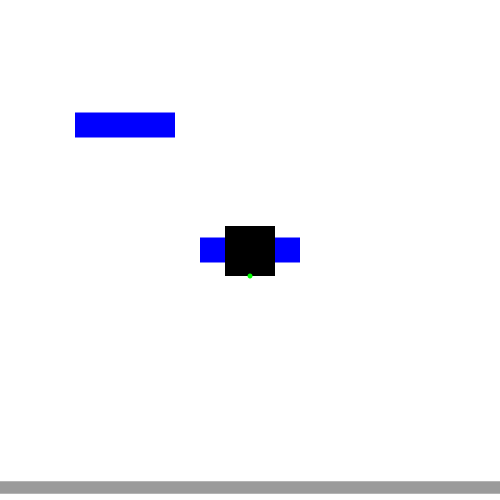
Frame 1 (no input)
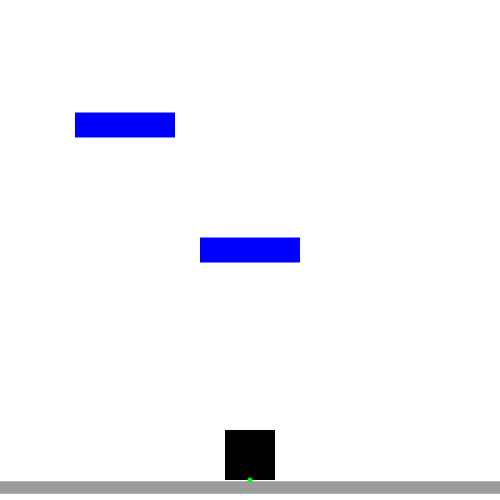
Frame 60 (the mouse pressed at the canvas centre just before this capture)
Frame 120 (the mouse held since frame 60 and released just before this capture): identical to frame 60, image omitted

The Processing sketch that drew these frames (run headless with seeded random() and noise(); from frame 60 on, the mouse is pressed at the canvas centre):

// Processing sketch: platform_collision
// ── platform_collision.pde
float gravity = 1;
float terminalV = 20;
Square s;
Platform p1, p2;

void setup() {
  size(500,500);
  rectMode(CENTER);
  s = new Square();
  p1 = new Platform(width/2,height/2);
  p2 = new Platform(width/4,height/4);
}
void draw() {
  background(255);
  noStroke();
  fill(155);
  rect(width/2,height-12.5,width,12.5);
  p1.display();
  p2.display();
  s.display();
}

void keyPressed() {
  if (keyCode == UP) {
    s.speedy = -20;
    s.collided = false;
  }
  if (keyCode == LEFT) {
    s.x -= 2;
    s.collided = false;
  }
  if (keyCode == RIGHT) {
    s.x += 2;
    s.collided = false;
  }
}

// ── Platform.pde
class Platform {
  float x, y, w, h;
  
  Platform(float x_, float y_) {
    x = x_;
    y = y_;
    w = 100;
    h = 25;
  }
  
  void display() {
    fill(0,0,255);
    rect(x,y,w,h);
  }
  
}

// ── Square.pde
class Square {
  float x, y, footx, footy;
  float sqw;
  float speedx, speedy;
  boolean collided;
  
  Square() {
    x = width/2;
    y = height/2;
    sqw = 50;
    footx = x;
    footy = y + sqw/2;
    speedx = speedy = 0;
    collided = false;
  }
  
  void display() {
    if (!collided) {
      gravity();
    }
    move();
    moveFoot();
    checkCollision(p1);
    checkCollision(p2);
    fill(0);
    rect(x,y,sqw,sqw);
    fill(0,255,0);
    ellipse(footx,footy,5,5);
  }
  
  void gravity() {
    speedy += gravity;
    speedy = constrain(speedy, -1000, terminalV);
  }
  
  void move() {
    x += speedx;
    y += speedy;
    y = constrain(y,0+sqw/2,width-sqw/2-20);
  }
  
  void moveFoot() {
    footx = x;
    footy = y + sqw/2;
  }
  
  void checkCollision(Platform p_) {
    println("Checking");
    if (speedy > 0) {
      println("Speed +");
      if (footx > p_.x-((p_.w)/2) && footx < p_.x+((p_.w)/2)) {
        println("X bounded");
        if (footy > p_.y-((p_.h)/2) && footy < p_.y+((p_.h)/2)) {
          collided = true;
          y = p_.y-((p_.h)/2)-sqw/2;
          speedy = 0;
        }
      }
    }
  }
}
